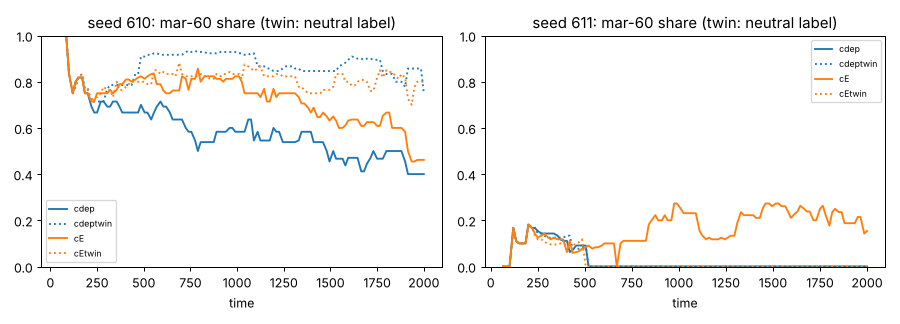

Write the Python code that produced this figure.
"""(c54) Competition assay for Q:marangoni-distance-pays: founders half mar-40 (k1), half mar-60 (k2) in 16 px blocks, mutation off.
Arms: cdep (birth-site depletion, ladder), cdeptwin (depletion, MARS 40/40/40: k2 is a neutral label), cE (sink discs only, ladder),
cEtwin (sink discs only, neutral labels). The selection on mar 60 in an environment is its share in the ladder arm minus its share
(as a label) in that environment's twin, from the same initial field. Per run: k2 share among pure bodies over time, averaged
over t >= 1000 and at the end; per kind among dividing rods, M passers and median D. usage: comp.py anadir outpng seed [seed ...]"""
import sys, json, numpy as np
import matplotlib; matplotlib.use("Agg"); import matplotlib.pyplot as plt
A, png = sys.argv[1], sys.argv[2]; seeds = [int(x) for x in sys.argv[3:]]
ARMS = ["cdep", "cdeptwin", "cE", "cEtwin"]; COL = {"cdep": "C0", "cdeptwin": "C0", "cE": "C1", "cEtwin": "C1"}
fig, ax = plt.subplots(1, len(seeds), figsize=(5 * len(seeds), 3.6), squeeze=False); ax = ax[0]
R = {}
print("seed arm       k2_share t<500  t>=1000  end   bodies_late  dividers k1: pass medD | k2: pass medD")
for j, s in enumerate(seeds):
    for a in ARMS:
        try: J = json.load(open(f"{A}/{a}_s{s}.json"))
        except FileNotFoundError: continue
        tr = np.array([x[:7] for x in J["traj"]], float); t = tr[:, 0] * 5; n = tr[:, 2:5].sum(1); ok = n >= 2
        sh = np.where(ok, tr[:, 4] / np.maximum(n, 1), np.nan)
        e, l = ok & (t < 500), ok & (t >= 1000)
        R[(s, a)] = (np.nanmean(sh[e]), np.nanmean(sh[l]), sh[ok][-1])
        D = J["div"]; per = []
        for k in (1, 2):
            dk = [d for d in D if d["kind"] == k]
            per.append(f"{sum(d['pass_rl'] for d in dk)}/{len(dk)} {np.median([d['D'] for d in dk]) if dk else np.nan:.2f}")
        print(f"{s} {a:9s} {R[(s,a)][0]:9.2f} {R[(s,a)][1]:8.2f} {R[(s,a)][2]:5.2f}   {np.mean(tr[l,1]):5.1f}        {per[0]} | {per[1]}")
        ax[j].plot(t[ok], sh[ok], color=COL[a], ls="-" if "twin" not in a else ":", label=a)
    ax[j].set_ylim(0, 1); ax[j].set_title(f"seed {s}: mar-60 share (twin: neutral label)"); ax[j].set_xlabel("time"); ax[j].legend(fontsize=7)
fig.tight_layout(); fig.savefig(png, dpi=90)
print("selection on mar 60 = ladder share - twin share (t>=1000 / end):")
for s in seeds:
    try:
        sd = (R[(s, "cdep")][1] - R[(s, "cdeptwin")][1], R[(s, "cdep")][2] - R[(s, "cdeptwin")][2])
        se = (R[(s, "cE")][1] - R[(s, "cEtwin")][1], R[(s, "cE")][2] - R[(s, "cEtwin")][2])
        print(f"  {s}: depletion {sd[0]:+.2f} / {sd[1]:+.2f}   sink discs only {se[0]:+.2f} / {se[1]:+.2f}")
    except KeyError: pass
